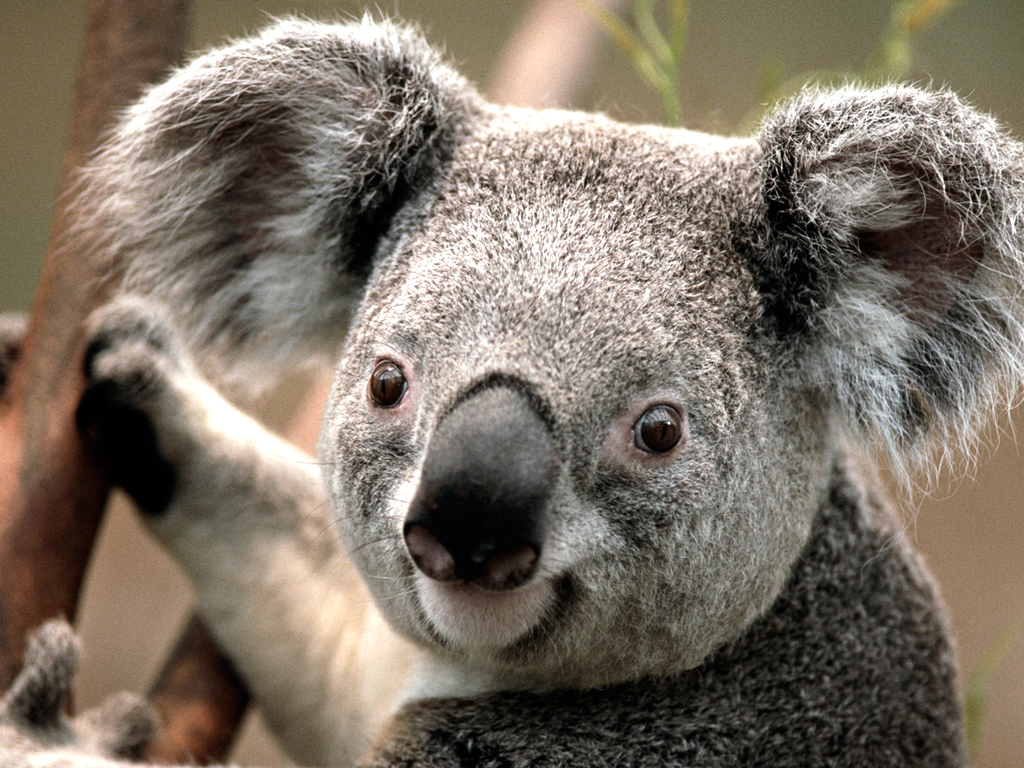
%> input picture Koala.jpg, 1024 x 768 px
$ octave imageprocess.m   (GNU Octave 9; MATLAB toolbox functions it lacks are replaced by stand-ins)
%> lines starting %> are read from the running program, lines starting %| are printed output that depends on the picture
%% week 1 - Duke University Image Processing Coursera Class
% author: Joseph Kaiser
% date: June 2017

clear; clc; close all
I = imread('Koala.jpg');
%> I is the input picture: size 768x1024x3 uint8; mean R, G, B 125.4, 114.7, 102
I = I([200:400],[100:300],[1 2 3]);
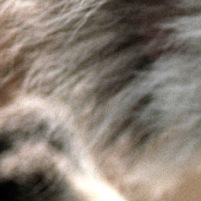
%> I: size 201x201x3 uint8; mean R, G, B 137.6, 127.2, 116.3

%% reducing the number of intensity level
numLevels = 10;
Ireduced = floor(I./(256./numLevels)).*(256./numLevels);
figure(1);clf;

%% performing averaging on image
rad = 10; % number of pixels in each direction to use in average, i.e., a rad of 1 gets all neighboring pixels
newI = zeros((size(I,1)-rad-1),((size(I,2)-rad-1)),size(I,3));
for i = rad+1:(size(I,1)-rad)
    for j = rad+1:(size(I,2)-rad)
        for k = 1:size(I,3) % for each color layer
            window = I([i-rad:i+rad],[j-rad:j+rad],k);
            newI(i,j,k) = mean(mean(window));
        end

    end
end
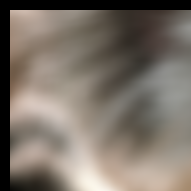
%> newI: size 191x191x3 double; mean R, G, B 124.2, 115.1, 105.6
newI = uint8(newI);
%> newI: size 191x191x3 uint8
figure(2);clf;
subplot(2,2,1)
imshow(newI(:,:,1));
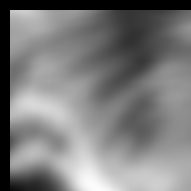
%> displayed picture: size 191x191, on the screen's scale of 0 to 255; min 0, max 252, mean 124.2
title('First layer')
hold on
subplot(2,2,2)
imshow(newI(:,:,2))
title('Second Layer')
subplot(2,2,3)
imshow(newI(:,:,3))
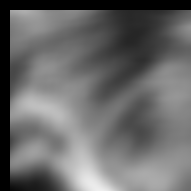
%> displayed picture: size 191x191, on the screen's scale of 0 to 255; min 0, max 238, mean 105.6
title('Third Layer')
subplot(2,2,4)
imshow(newI)
title('All Layers')

figure(3);clf;
subplot(2,2,1)
imshow(I(:,:,1));
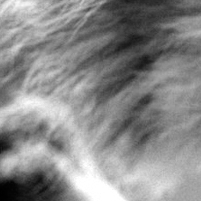
%> displayed picture: size 201x201, on the screen's scale of 0 to 255; min 0, max 255, mean 137.6
title('First layer')
hold on
subplot(2,2,2)
imshow(I(:,:,2))
title('Second Layer')
subplot(2,2,3)
imshow(I(:,:,3))
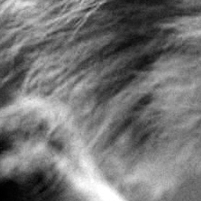
%> displayed picture: size 201x201, on the screen's scale of 0 to 255; min 0, max 255, mean 116.3
title('Third Layer')
subplot(2,2,4)
imshow(I)
title('All Layers')

%% rotation

I = imrotate(I,90);
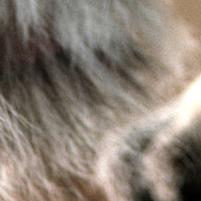
%> I: size 201x201x3 uint8; mean R, G, B 137.6, 127.2, 116.3; mean of the top-left, top-right, bottom-left and bottom-right quarters 89.6, 142.6, 133.6, 141.8
imshow(I);

%% shrinkage

J = imresize(I,0.5);
imshow(J)

imshow(imread('cameraman.tif'))
%> (this line was passed over: imshow is not available in this run)
